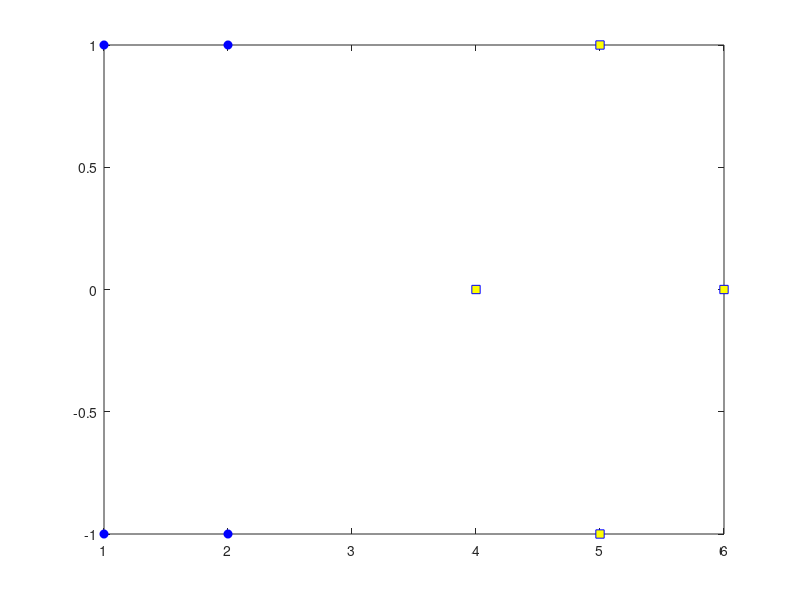

This figure's MATLAB source:
clc
clear all
close all
%%


xf1=[1 2 1 2];
xf2=[1 1 -1 -1];

yf1=[4 5 5 6];
yf2=[0 1 -1 0];


plot(xf1,xf2,'ob','markerfacecolor','b')
hold on
plot(yf1,yf2,'sb','markerfacecolor','y')

s1=[xf1(2) xf2(2) 1];
s2=[xf1(4) xf2(4) 1];
s3=[yf1(1) yf2(1) 1];


a=[sum(s1.*s1) sum(s2.*s1) sum(s3.*s1);
   sum(s1.*s2) sum(s2.*s2) sum(s3.*s2);
   sum(s1.*s3) sum(s2.*s3) sum(s3.*s3);
   ];
y=[-1 -1 +1];
x=y/a;
p=x(1);
q=x(2)
r=x(3);

w=[x(1)*s1+x(2)*s2+x(3)*s3]